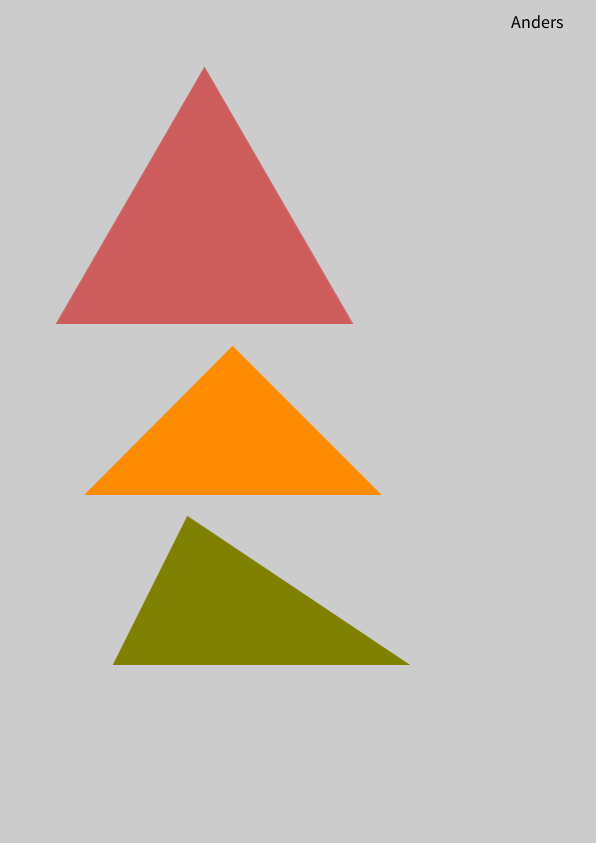
Frame 1 (no input)
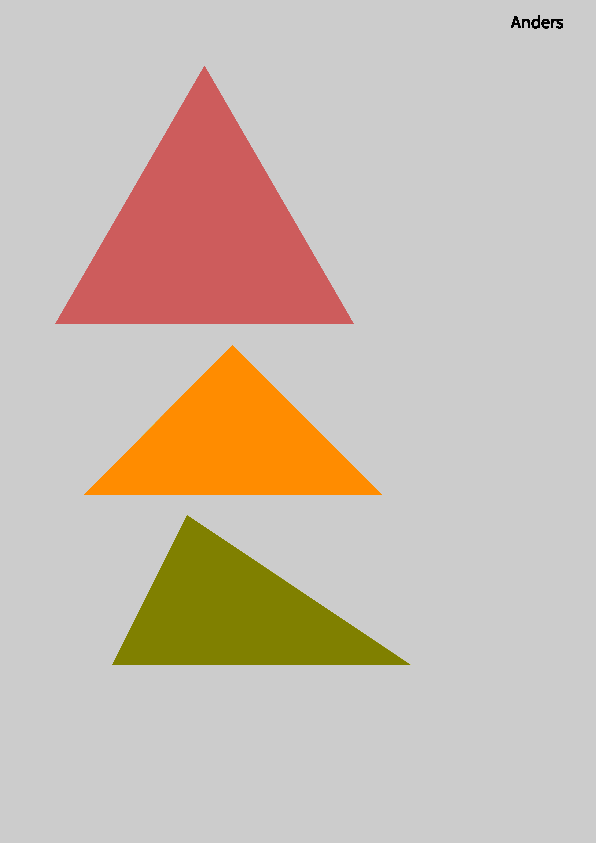
Frame 60 (the mouse pressed at the canvas centre just before this capture)
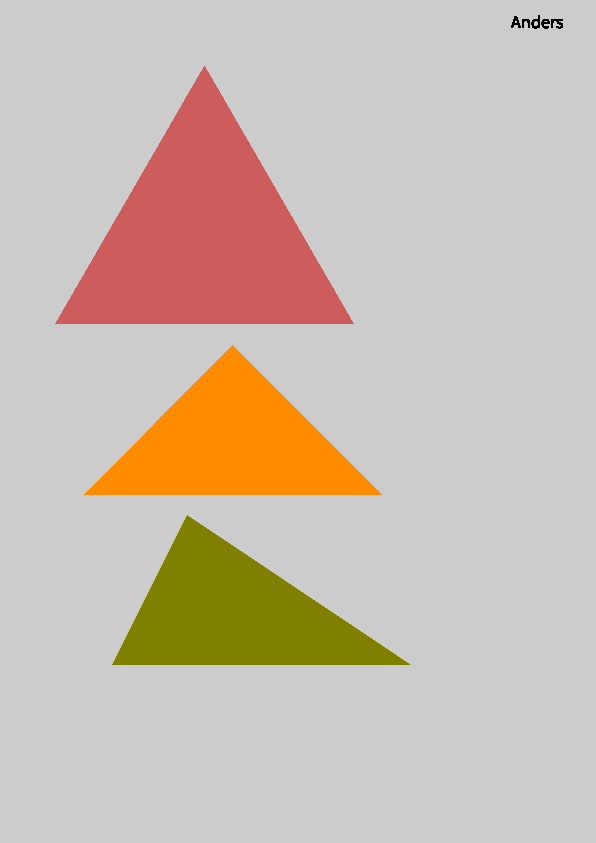
Frame 120 (the mouse held since frame 60 and released just before this capture)

The Processing sketch that drew these frames (run headless with seeded random() and noise(); from frame 60 on, the mouse is pressed at the canvas centre):

// Processing sketch: sketch_oppgave7_trekanter
// ── sketch_oppgave7_trekanter.pde
void makeA4(String name)
{
  float sfactor = 28.4; // pixels per centimeter
  scale(sfactor,sfactor);
  strokeWeight(1/sfactor);
  textSize(18/sfactor);
  fill(0);
  textAlign(RIGHT);
  text(name,20,1);
  textAlign(LEFT);
  fill(255);
}

void draw()
{
  makeA4("Anders");
  translate(1,1);
  drawTriangles(10.4);
}

void setup()
{
  size(596,843);
  frameRate(30);
}

// a er den nederste linja i trekanten
void drawTriangles(float a)
{
  // bruker verdien til a for å flytte origo nedover Y-aksen
  translate(1,a);
  // h = høyde
  float h = a * sin(TWO_PI/6); // På den måten blir (visst) vinkelen 60 grader.
  fill(205,92,92);
  stroke(205,92,92);
  triangle(0,0, a, 0, a/2, -h);
  
  translate(1, 6);
  h = a * sin(TWO_PI/12);
  fill(255, 140, 0);
  stroke(255, 140, 0);
  triangle(0,0, a, 0, a/2, -h);
  
  translate(1,6);
  h = a / 2;
  fill(128, 128, 0);
  stroke(128, 128, 0);
  triangle(0, 0, a, 0, a / 4, -h);
}
